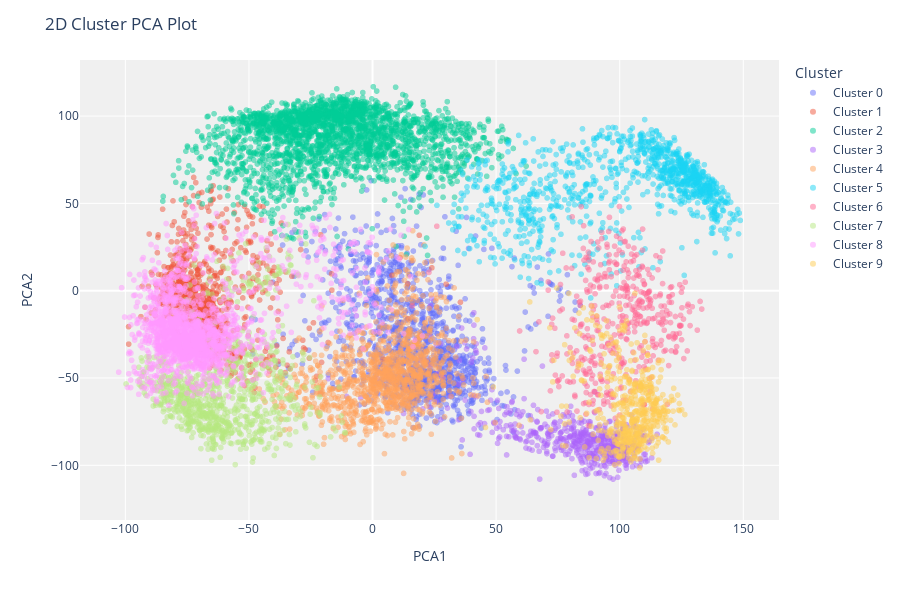

The notebook cell saved with this chart:
### Markdown cell above
## 2D PCA cluster plot

PCA is a linear diension reduction method which we use for visualizing data.

### Code cell
# plot pca cluster plot 
plot_model(kmeans, plot = 'cluster', label=True, feature="16")

### Figure 1 — Plotly figure (JSON) as saved in the notebook; plotly's stock layout.template omitted (floating-point values rounded to 4 significant figures; data arrays with more than 128 entries replaced by an {"elided": "..."} marker saying what was removed)
{"data": [{"hovertemplate": "Cluster=Cluster 0<br>PCA1=%{x}<br>PCA2=%{y}<br>Label=%{text}<extra></extra>", "legendgroup": "Cluster 0", "marker": {"color": "#636efa", "opacity": 0.5, "symbol": "circle"}, "mode": "markers+text", "name": "Cluster 0", "showlegend": true, "text": {"elided": "1175 int values"}, "textposition": "top center", "type": "scattergl", "x": {"elided": "1175 float values"}, "xaxis": "x", "y": {"elided": "1175 float values"}, "yaxis": "y"}, {"hovertemplate": "Cluster=Cluster 1<br>PCA1=%{x}<br>PCA2=%{y}<br>Label=%{text}<extra></extra>", "legendgroup": "Cluster 1", "marker": {"color": "#EF553B", "opacity": 0.5, "symbol": "circle"}, "mode": "markers+text", "name": "Cluster 1", "showlegend": true, "text": {"elided": "932 int values"}, "textposition": "top center", "type": "scattergl", "x": {"elided": "932 float values"}, "xaxis": "x", "y": {"elided": "932 float values"}, "yaxis": "y"}, {"hovertemplate": "Cluster=Cluster 2<br>PCA1=%{x}<br>PCA2=%{y}<br>Label=%{text}<extra></extra>", "legendgroup": "Cluster 2", "marker": {"color": "#00cc96", "opacity": 0.5, "symbol": "circle"}, "mode": "markers+text", "name": "Cluster 2", "showlegend": true, "text": {"elided": "2468 int values"}, "textposition": "top center", "type": "scattergl", "x": {"elided": "2468 float values"}, "xaxis": "x", "y": {"elided": "2468 float values"}, "yaxis": "y"}, {"hovertemplate": "Cluster=Cluster 3<br>PCA1=%{x}<br>PCA2=%{y}<br>Label=%{text}<extra></extra>", "legendgroup": "Cluster 3", "marker": {"color": "#ab63fa", "opacity": 0.5, "symbol": "circle"}, "mode": "markers+text", "name": "Cluster 3", "showlegend": true, "text": {"elided": "571 int values"}, "textposition": "top center", "type": "scattergl", "x": {"elided": "571 float values"}, "xaxis": "x", "y": {"elided": "571 float values"}, "yaxis": "y"}, {"hovertemplate": "Cluster=Cluster 4<br>PCA1=%{x}<br>PCA2=%{y}<br>Label=%{text}<extra></extra>", "legendgroup": "Cluster 4", "marker": {"color": "#FFA15A", "opacity": 0.5, "symbol": "circle"}, "mode": "markers+text", "name": "Cluster 4", "showlegend": true, "text": {"elided": "1144 int values"}, "textposition": "top center", "type": "scattergl", "x": {"elided": "1144 float values"}, "xaxis": "x", "y": {"elided": "1144 float values"}, "yaxis": "y"}, {"hovertemplate": "Cluster=Cluster 5<br>PCA1=%{x}<br>PCA2=%{y}<br>Label=%{text}<extra></extra>", "legendgroup": "Cluster 5", "marker": {"color": "#19d3f3", "opacity": 0.5, "symbol": "circle"}, "mode": "markers+text", "name": "Cluster 5", "showlegend": true, "text": {"elided": "1021 int values"}, "textposition": "top center", "type": "scattergl", "x": {"elided": "1021 float values"}, "xaxis": "x", "y": {"elided": "1021 float values"}, "yaxis": "y"}, {"hovertemplate": "Cluster=Cluster 6<br>PCA1=%{x}<br>PCA2=%{y}<br>Label=%{text}<extra></extra>", "legendgroup": "Cluster 6", "marker": {"color": "#FF6692", "opacity": 0.5, "symbol": "circle"}, "mode": "markers+text", "name": "Cluster 6", "showlegend": true, "text": {"elided": "441 int values"}, "textposition": "top center", "type": "scattergl", "x": {"elided": "441 float values"}, "xaxis": "x", "y": {"elided": "441 float values"}, "yaxis": "y"}, {"hovertemplate": "Cluster=Cluster 7<br>PCA1=%{x}<br>PCA2=%{y}<br>Label=%{text}<extra></extra>", "legendgroup": "Cluster 7", "marker": {"color": "#B6E880", "opacity": 0.5, "symbol": "circle"}, "mode": "markers+text", "name": "Cluster 7", "showlegend": true, "text": {"elided": "948 int values"}, "textposition": "top center", "type": "scattergl", "x": {"elided": "948 float values"}, "xaxis": "x", "y": {"elided": "948 float values"}, "yaxis": "y"}, {"hovertemplate": "Cluster=Cluster 8<br>PCA1=%{x}<br>PCA2=%{y}<br>Label=%{text}<extra></extra>", "legendgroup": "Cluster 8", "marker": {"color": "#FF97FF", "opacity": 0.5, "symbol": "circle"}, "mode": "markers+text", "name": "Cluster 8", "showlegend": true, "text": {"elided": "1741 int values"}, "textposition": "top center", "type": "scattergl", "x": {"elided": "1741 float values"}, "xaxis": "x", "y": {"elided": "1741 float values"}, "yaxis": "y"}, {"hovertemplate": "Cluster=Cluster 9<br>PCA1=%{x}<br>PCA2=%{y}<br>Label=%{text}<extra></extra>", "legendgroup": "Cluster 9", "marker": {"color": "#FECB52", "opacity": 0.5, "symbol": "circle"}, "mode": "markers+text", "name": "Cluster 9", "showlegend": true, "text": {"elided": "551 int values"}, "textposition": "top center", "type": "scattergl", "x": {"elided": "551 float values"}, "xaxis": "x", "y": {"elided": "551 float values"}, "yaxis": "y"}], "layout": {"height": 600, "legend": {"title": {"text": "Cluster"}, "tracegroupgap": 0}, "margin": {"t": 60}, "plot_bgcolor": "rgb(240,240,240)", "title": {"text": "2D Cluster PCA Plot"}, "xaxis": {"anchor": "y", "domain": [0, 1], "title": {"text": "PCA1"}}, "yaxis": {"anchor": "x", "domain": [0, 1], "title": {"text": "PCA2"}}}}
